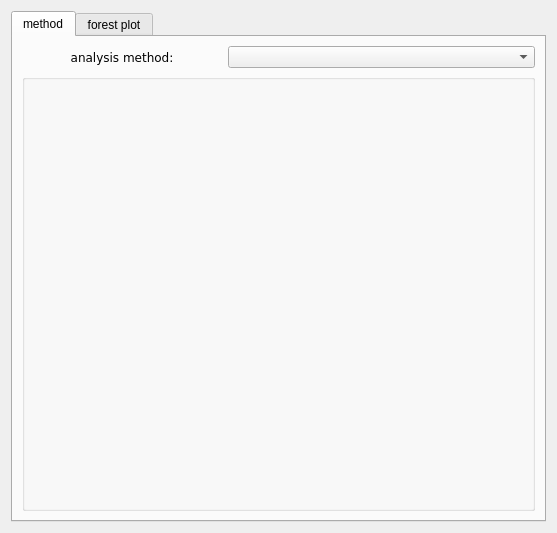
<?xml version="1.0" encoding="UTF-8"?>
<ui version="4.0">
 <class>WizardPage</class>
 <widget class="QWizardPage" name="WizardPage">
  <property name="geometry">
   <rect>
    <x>0</x>
    <y>0</y>
    <width>557</width>
    <height>533</height>
   </rect>
  </property>
  <property name="windowTitle">
   <string>Methods &amp; Parameters</string>
  </property>
  <property name="title">
   <string/>
  </property>
  <layout class="QVBoxLayout" name="verticalLayout">
   <item>
    <widget class="QTabWidget" name="specs_tab">
     <property name="currentIndex">
      <number>0</number>
     </property>
     <widget class="QWidget" name="methods_tab">
      <attribute name="title">
       <string>method</string>
      </attribute>
      <layout class="QHBoxLayout" name="horizontalLayout">
       <item>
        <layout class="QGridLayout" name="gridLayout">
         <item row="0" column="0">
          <widget class="QLabel" name="method_lbl">
           <property name="minimumSize">
            <size>
             <width>200</width>
             <height>0</height>
            </size>
           </property>
           <property name="maximumSize">
            <size>
             <width>200</width>
             <height>16777215</height>
            </size>
           </property>
           <property name="font">
            <font>
             <family>Verdana</family>
            </font>
           </property>
           <property name="text">
            <string>analysis method:</string>
           </property>
           <property name="alignment">
            <set>Qt::AlignCenter</set>
           </property>
          </widget>
         </item>
         <item row="0" column="1">
          <widget class="QComboBox" name="method_cbo_box"/>
         </item>
         <item row="1" column="0" colspan="2">
          <widget class="QGroupBox" name="parameter_grp_box">
           <property name="sizePolicy">
            <sizepolicy hsizetype="Preferred" vsizetype="Preferred">
             <horstretch>0</horstretch>
             <verstretch>40</verstretch>
            </sizepolicy>
           </property>
           <property name="minimumSize">
            <size>
             <width>0</width>
             <height>200</height>
            </size>
           </property>
           <property name="font">
            <font>
             <family>Verdana</family>
            </font>
           </property>
           <property name="title">
            <string/>
           </property>
          </widget>
         </item>
        </layout>
       </item>
      </layout>
     </widget>
     <widget class="QWidget" name="plot_tab">
      <attribute name="title">
       <string>forest plot</string>
      </attribute>
      <layout class="QVBoxLayout" name="verticalLayout_2">
       <item>
        <widget class="QGroupBox" name="groupBox">
         <property name="title">
          <string>column labels</string>
         </property>
         <layout class="QHBoxLayout" name="horizontalLayout_2">
          <item>
           <layout class="QGridLayout" name="gridLayout_2">
            <item row="0" column="0">
             <widget class="QLabel" name="label_2">
              <property name="toolTip">
               <string>Text for column title that appears on forest plot</string>
              </property>
              <property name="text">
               <string>col 1 label:</string>
              </property>
             </widget>
            </item>
            <item row="0" column="1">
             <widget class="QLineEdit" name="col1_str_edit">
              <property name="text">
               <string>Studies</string>
              </property>
             </widget>
            </item>
            <item row="0" column="2">
             <widget class="QCheckBox" name="show_1">
              <property name="text">
               <string>show</string>
              </property>
              <property name="checked">
               <bool>true</bool>
              </property>
             </widget>
            </item>
            <item row="1" column="0">
             <widget class="QLabel" name="label_4">
              <property name="toolTip">
               <string>Text for column title that appears on forest plot</string>
              </property>
              <property name="text">
               <string>col 2 label:</string>
              </property>
             </widget>
            </item>
            <item row="1" column="1">
             <widget class="QLineEdit" name="col2_str_edit">
              <property name="text">
               <string>[default]</string>
              </property>
             </widget>
            </item>
            <item row="1" column="2">
             <widget class="QCheckBox" name="show_2">
              <property name="text">
               <string>show</string>
              </property>
              <property name="checked">
               <bool>true</bool>
              </property>
             </widget>
            </item>
            <item row="2" column="0">
             <widget class="QLabel" name="label_5">
              <property name="toolTip">
               <string>Text for column title that appears on forest plot</string>
              </property>
              <property name="text">
               <string>col 3 label:</string>
              </property>
             </widget>
            </item>
            <item row="2" column="1">
             <widget class="QLineEdit" name="col3_str_edit">
              <property name="text">
               <string>Ev/Trt</string>
              </property>
             </widget>
            </item>
            <item row="2" column="2">
             <widget class="QCheckBox" name="show_3">
              <property name="text">
               <string>show</string>
              </property>
              <property name="checked">
               <bool>true</bool>
              </property>
             </widget>
            </item>
            <item row="3" column="0">
             <widget class="QLabel" name="label_6">
              <property name="toolTip">
               <string>Text for column title that appears on forest plot</string>
              </property>
              <property name="text">
               <string>col 4 label:</string>
              </property>
             </widget>
            </item>
            <item row="3" column="1">
             <widget class="QLineEdit" name="col4_str_edit">
              <property name="text">
               <string>Ev/Ctrl</string>
              </property>
             </widget>
            </item>
            <item row="3" column="2">
             <widget class="QCheckBox" name="show_4">
              <property name="text">
               <string>show</string>
              </property>
              <property name="checked">
               <bool>true</bool>
              </property>
             </widget>
            </item>
           </layout>
          </item>
         </layout>
        </widget>
       </item>
       <item>
        <layout class="QGridLayout" name="gridLayout_3">
         <item row="0" column="0">
          <widget class="QLabel" name="label_7">
           <property name="maximumSize">
            <size>
             <width>16777215</width>
             <height>50</height>
            </size>
           </property>
           <property name="text">
            <string>x label:</string>
           </property>
          </widget>
         </item>
         <item row="0" column="2">
          <widget class="QLineEdit" name="x_lbl_le">
           <property name="text">
            <string>[default]</string>
           </property>
          </widget>
         </item>
         <item row="4" column="0">
          <widget class="QLabel" name="label_8">
           <property name="text">
            <string>x ticks:</string>
           </property>
          </widget>
         </item>
         <item row="4" column="2">
          <widget class="QLineEdit" name="x_ticks_le">
           <property name="text">
            <string>[default]</string>
           </property>
          </widget>
         </item>
         <item row="1" column="0">
          <widget class="QLabel" name="label_9">
           <property name="text">
            <string>x-axis lower bound</string>
           </property>
          </widget>
         </item>
         <item row="1" column="2">
          <widget class="QLineEdit" name="plot_lb_le">
           <property name="text">
            <string>[default]</string>
           </property>
          </widget>
         </item>
         <item row="2" column="0">
          <widget class="QLabel" name="label_10">
           <property name="text">
            <string>x-axis upper bound</string>
           </property>
          </widget>
         </item>
         <item row="2" column="2">
          <widget class="QLineEdit" name="plot_ub_le">
           <property name="text">
            <string>[default]</string>
           </property>
          </widget>
         </item>
         <item row="5" column="0">
          <widget class="QLabel" name="label_11">
           <property name="text">
            <string>show summary line:</string>
           </property>
          </widget>
         </item>
         <item row="5" column="2">
          <widget class="QCheckBox" name="show_summary_line">
           <property name="text">
            <string/>
           </property>
           <property name="checked">
            <bool>true</bool>
           </property>
          </widget>
         </item>
        </layout>
       </item>
       <item>
        <layout class="QHBoxLayout" name="horizontalLayout_4">
         <item>
          <widget class="QLabel" name="label_3">
           <property name="text">
            <string>save image to:</string>
           </property>
          </widget>
         </item>
         <item>
          <widget class="QLineEdit" name="image_path">
           <property name="text">
            <string>./r_tmp/forest.png</string>
           </property>
          </widget>
         </item>
         <item>
          <widget class="QPushButton" name="save_btn">
           <property name="maximumSize">
            <size>
             <width>25</width>
             <height>16777215</height>
            </size>
           </property>
           <property name="text">
            <string>...</string>
           </property>
          </widget>
         </item>
        </layout>
       </item>
      </layout>
     </widget>
    </widget>
   </item>
  </layout>
 </widget>
 <resources/>
 <connections/>
</ui>
